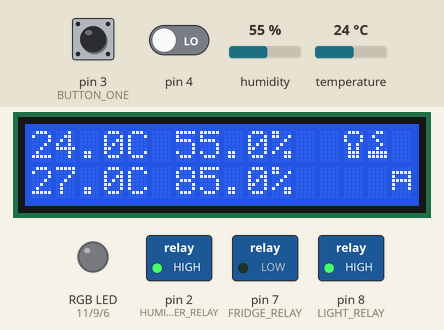
A sketch run on a simulated Arduino Uno, built with avr-gcc and run on an emulated ATmega328P. Shown: 16×2 character LCD, switched loads named in the sketch (green lamp = pin HIGH), an RGB LED mixed from three pins (HIGH = lit). The test bench sets the inputs (shaded band); at power-on: humidity 55 %, pin 3 (BUTTON_ONE) LOW, pin 4 LOW, temperature 24 °C. EEPROM starts erased; what the sketch prints to the serial monitor is not drawn.

Above: at 3.1 s.
3.2 s: humidity set to 83 %
At 5.6 s:
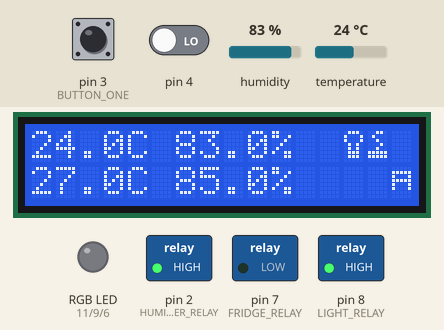
6.0 s: humidity set to 86 %
At 7.4 s:
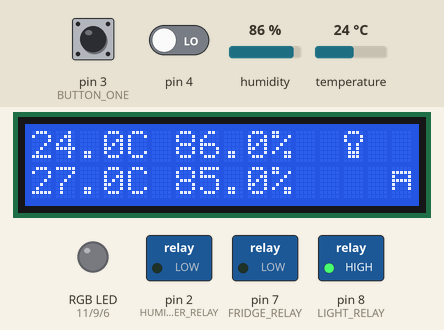
8.8 s: pin 3 (BUTTON_ONE) pulled HIGH for 2.5 s
At 10.0 s:
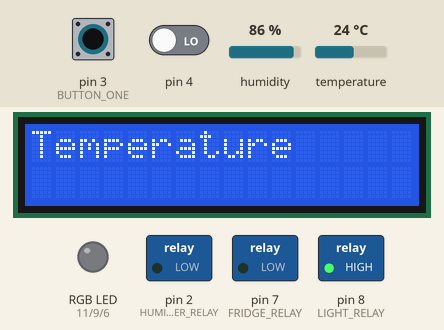
Timing chart, 0 to 11.8 s (numbered marks = the images above; inputs shaded):
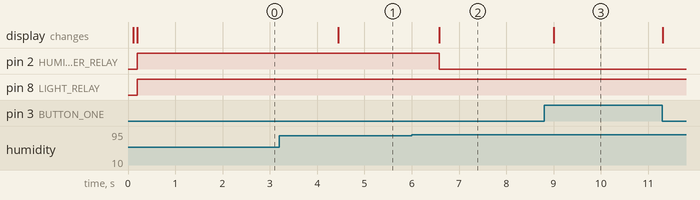

The sketch:

curechamber.ino
```cpp
#include "utility/twi.h"
#include "Wire.h"
#include "LiquidCrystal_I2C.h"
#include "TwoButtonInput.h"
#include "CureMenu.h"
#include "DHT.h"
#include "icons.h"
#include "CureChamber.h"
#include "persistence.h"


/*

Pins:

5, 9, 11: RGB terminals of LED
6: DHT22
3, 4: buttons
A4, A5: I2C LCD
G/5V - board

*/

#define RED_LED 11
#define GREEN_LED 9
#define BLUE_LED 6

#define HUMIDIFIER_RELAY 2
#define FRIDGE_RELAY 7
#define LIGHT_RELAY 8

#define SENSOR 5
#define BUTTON_ONE 3
#define BUTTON_TWO 4

#define CC_RUNNING 0
#define CC_MENU_REQUESTED 1
#define CC_MODE_ACTIVE 0
#define CC_MODE_PASSIVE 1

#define MARGIN 1.0

// global volative for interrupt-driven menu trigger
// let's keep this as the only global
volatile uint8_t loop_state = CC_RUNNING;

void request_menu()
{
    // we seem to be sparking on relay changes /:
    if(digitalRead(BUTTON_ONE)) {
	// have to use volatile global
    	loop_state = CC_MENU_REQUESTED;
    }
}

void set_led(uint8_t r, uint8_t g, uint8_t b)
{
	analogWrite(RED_LED, r);
	analogWrite(GREEN_LED, g);
	analogWrite(BLUE_LED, b);
}


void get_state(CureConfig config, CureState &state) {
	float t = config.dht->readTemperature();
	float h = config.dht->readHumidity();
	state.redraw = (t != state.temperature || h != state.humidity) ? true : false;

	state.temperature = t;
	state.humidity = h;
}

void compute_activity(CureConfig config, CureState &state)
{
    if(config.mode == CC_MODE_ACTIVE) {
	state.fridge_on = (state.temperature > (config.temperature + MARGIN))
	    ? true : false;
	state.humidifier_on = (state.humidity < config.humidity)
	    ? true : false;
	state.light_on = (state.temperature < (config.temperature - MARGIN))
	    ? true : false;
    } else if(config.mode == CC_MODE_PASSIVE) {
	state.fridge_on = config.fridge_on;
	state.humidifier_on = config.humidifier_on;
	state.light_on = config.light_on;
    }
}

void print_float(char *buffer, float f)
{
	int int_f = (int)f;
	int frac_f = ((int)(10 * f) - 10 * int_f);
	sprintf(buffer, "%d.%d", int_f, frac_f);
}

void display_config(CureConfig config, CureState state)
{
	char buffer[17];
	sprintf(buffer, "%d.0C %d.0%%", config.temperature, config.humidity);
	config.lcd->setCursor(0, 1);
	config.lcd->print(buffer);
}

void display_readings(CureConfig config, CureState state)
{
	char temp[5];
	char humidity[5];
	print_float(temp, state.temperature);
	print_float(humidity, state.humidity);

	char buffer[17];
	sprintf(buffer, "%sC %s%%", temp, humidity);
	config.lcd->setCursor(0, 0);
	config.lcd->print(buffer);
}

void display_actives(CureConfig config, CureState state)
{
	config.lcd->setCursor(13, 0);
	if(state.light_on) {
		config.lcd->write(ICON_LIGHT);
	}
	config.lcd->setCursor(14, 0);
	if(state.humidifier_on) {
		config.lcd->write(ICON_HUMIDIFIER);
	}
	config.lcd->setCursor(15, 0);
	if(state.fridge_on) {
		config.lcd->write(ICON_FRIDGE);
	}
	config.lcd->setCursor(15, 1);
	if(config.mode == CC_MODE_ACTIVE) {
		config.lcd->write(ICON_ACTIVE);
	} else {
		config.lcd->write(ICON_PASSIVE);
	}
}

void update_display(CureConfig config, CureState state)
{
	if(state.redraw) {
		config.lcd->clear();
		display_readings(config, state);
		display_config(config, state);
		display_actives(config, state);
	}
}


void set_relays(CureState state)
{
    digitalWrite(FRIDGE_RELAY, state.fridge_on ? HIGH : LOW);
    digitalWrite(HUMIDIFIER_RELAY, state.humidifier_on ? HIGH : LOW);
    digitalWrite(LIGHT_RELAY, state.light_on ? HIGH : LOW);
}

void init(CureConfig *config)
{
    Serial.begin(9600);
    Serial.println("Initialization beginning");

    attachInterrupt(digitalPinToInterrupt(BUTTON_ONE), request_menu, RISING);

    // pin modes
    pinMode(RED_LED, OUTPUT);
    pinMode(GREEN_LED, OUTPUT);
    pinMode(BLUE_LED, OUTPUT);

    pinMode(FRIDGE_RELAY, OUTPUT);
    pinMode(HUMIDIFIER_RELAY, OUTPUT);
    pinMode(LIGHT_RELAY, OUTPUT);

    // setup LED
    // set_led(0, 0, 0);

    // initialize LCD
    config->lcd->init();

    config->lcd->createChar(ICON_FRIDGE, icon_fridge);
    config->lcd->createChar(ICON_HUMIDIFIER, icon_humidifier);
    config->lcd->createChar(ICON_LIGHT, icon_light);
    config->lcd->createChar(ICON_ACTIVE, icon_active);
    config->lcd->createChar(ICON_PASSIVE, icon_passive);

    config->lcd->backlight();
    config->lcd->clear();
    config->lcd->home();
    config->lcd->println("Starting");

    if(load_settings(config) == 0) {
	debug("Loaded config: %dC %d%%", config->temperature, config->humidity);
    } else {
	debug("Default config: %dC %d%%", config->temperature, config->humidity);
    }
    save_settings(config);
    Serial.println("Initialization complete");
}

void setup() {}

void loop() {
    // initialization
    DHT dht(SENSOR, DHT22);
    LiquidCrystal_I2C lcd(0x20, 16, 2);
    TwoButtonInput tbi(BUTTON_ONE, BUTTON_TWO);

    CureConfig config = {27, 85, 1, 1, 1, 1, 0, &dht, &lcd, &tbi};
    CureState state = {0.0, 0.0, true};

    init(&config);

    for(;;) {
	if(loop_state == CC_RUNNING) {
	    get_state(config, state);

	    // in active, figure out whether we need to turn stuff on
	    // in passive, just use the config values
	    compute_activity(config, state);

	    // update display (only if redraw is set)
	    update_display(config, state);
	    // set_led(0, config.humidifier_on ? 32 : 0, 0);

	    // turn the things! twiddle the knobs!
	    set_relays(state);
	    delay(300);
	} else if(loop_state == CC_MENU_REQUESTED) {
	    // set_led(128, 128, 0);
	    Serial.println("Running menu");
	    run_menu(&config);
	    save_settings(&config);
	    debug("Saved config: %dC %d%%", config.temperature, config.humidity);
	    Serial.println("Finished running menu");
	    loop_state = CC_RUNNING;
	    state.redraw = 1;
	}
    }

}
```

CureChamber.h
```cpp
#ifndef CureChamber_h
#define CureChamber_h

#include <inttypes.h>
#include <LiquidCrystal_I2C.h>
#include <DHT.h>
#include "TwoButtonInput.h"

void debug(const char *fmt, ...);

/*
 * Application configuration
 */

typedef struct {
  uint8_t temperature;
  uint8_t humidity;

  bool fridge_on;
  bool humidifier_on;
  bool light_on;
  bool fan_on;

  bool mode;

  DHT *dht;
  LiquidCrystal_I2C *lcd;
  TwoButtonInput *tbi;
} CureConfig;


/*
 * Current application state
 */

typedef struct {
  float temperature;
  float humidity;
  bool redraw;

  bool fridge_on;
  bool humidifier_on;
  bool fan_on;
  bool light_on;
} CureState;

#endif
```

CureMenu.cpp
```cpp
#include "CureMenu.h"
#include <avr/pgmspace.h>
#include <stdarg.h>

#define NO_SELECTION -123

#define OPT_TEMPERATURE 0
#define OPT_HUMIDITY 1
#define OPT_MODE 2
#define OPT_CONTROL 3

const char s0[] PROGMEM = "Temperature";
const char s1[] PROGMEM = "Humidity";
const char s2[] PROGMEM = "Mode";
const char s3[] PROGMEM = "Control";
const char s4[] PROGMEM = "Active";
const char s5[] PROGMEM = "Passive";
const char s6[] PROGMEM = "Fridge";
const char s7[] PROGMEM = "Fan";
const char s8[] PROGMEM = "Humidifier";
const char s9[] PROGMEM = "Light";
const char s10[] PROGMEM = "Off";
const char s11[] PROGMEM = "On";
PGM_P const options[] PROGMEM = {s0, s1, s2, s3, s4, s5, s6, s7, s8, s9, s10, s11};

#define OPTION_OFFSET_MAIN 0
#define OPTION_OFFSET_MODE 4
#define OPTION_OFFSET_CONTROL 6
#define OPTION_OFFSET_ENABLED 10
#define MAX_OPTION 11


void get_string(const char* const* options, uint8_t index, char *buffer) {
  if(index > MAX_OPTION) {
    strcpy(buffer, "error");
  } else {
    strcpy_P(buffer, (char*)pgm_read_word(&(options[index])));
  }
}

void debug(const char *fmt, ...) {
  char buffer[32];
  va_list args;
  va_start(args, fmt);
  vsprintf(buffer, fmt, args);
  va_end(args);
  Serial.println(buffer);
}

int generic_selector(CureConfig *config,
		     uint8_t low,
		     uint8_t high,
		     uint8_t start,
		     uint8_t step,
		     void (*display_callback)(LiquidCrystal_I2C*, int))
{
  int i = start;
  int prev = -1;

  display_callback(config->lcd, i);

  for(;;) {
    int r = config->tbi->read();
    if (r & TBI_BUTTON1 && r & TBI_LONG) {
      return(i);
    } else if (r & TBI_BUTTON2 && r & TBI_LONG) {
      return(NO_SELECTION);
    } else if (r & TBI_BUTTON1) {
      i = i + step;
    } else if (r & TBI_BUTTON2) {
      i = i - step;
    }

    if(i > high) {
      i = low;
    } else if(i < low) {
      i = high;
    }

    if(i != prev) {
      display_callback(config->lcd, i);
      prev = i;
    }
  }
}

void number_displayer(LiquidCrystal_I2C *lcd, int i)
{
  char buffer[10];
  sprintf(buffer, "%d", i);
  lcd->clear();
  lcd->print(buffer);
}

int select_number(CureConfig *config) {
  int number = generic_selector(config, 0, 10, 3, 1, number_displayer);
}


void temperature_displayer(LiquidCrystal_I2C *lcd, int i)
{
  char buffer[4];
  sprintf(buffer, "%dC", i);
  lcd->clear();
  lcd->print(buffer);
}

int select_temperature(CureConfig *config) {
  int temp = generic_selector(config,
			      10,
			      30,
			      config->temperature,
			      1,
			      temperature_displayer);
  if(temp != NO_SELECTION) {
    config->temperature = temp;
  }
  return(config->temperature);
}

void humidity_displayer(LiquidCrystal_I2C *lcd, int i)
{
  char buffer[4];
  sprintf(buffer, "%d%%", i);
  lcd->clear();
  lcd->print(buffer);
}

int select_humidity(CureConfig *config) {
  int temp = generic_selector(config,
			      50,
			      95,
			      config->humidity,
			      5,
			      humidity_displayer);
  if(temp != NO_SELECTION) {
    config->humidity = temp;
  }
  return(config->humidity);
}

void mode_displayer(LiquidCrystal_I2C *lcd, int i)
{
  char buffer[12];
  get_string(options, i+OPTION_OFFSET_MODE, buffer);
  lcd->clear();
  lcd->print(buffer);
}

int select_mode(CureConfig *config) {
  int temp = generic_selector(config, 0, 1, config->mode, 1, mode_displayer);
  if(temp != NO_SELECTION) {
    config->mode = temp;
  }
  return(config->mode);
}

void control_displayer(LiquidCrystal_I2C *lcd, int i)
{
  char buffer[12];
  get_string(options, i+OPTION_OFFSET_CONTROL, buffer);
  lcd->clear();
  lcd->print(buffer);
}

void enabled_displayer(LiquidCrystal_I2C *lcd, int i)
{
  char buffer[12];
  get_string(options, i+OPTION_OFFSET_ENABLED, buffer);
  lcd->clear();
  lcd->print(buffer);
}

int select_control(CureConfig *config) {
  int temp = generic_selector(config, 0, 3, 0, 1, control_displayer);
  bool *dest;
  if(temp == NO_SELECTION) {
    return(0);
  } else if(temp == 0) {
    dest = &config->fridge_on;
  } else if(temp == 1) {
    dest = &config->fan_on;
  } else if(temp == 2) {
    dest = &config->humidifier_on;
  } else if(temp == 3) {
    dest = &config->light_on;
  }
  temp = generic_selector(config, 0, 1, *dest, 1, enabled_displayer);
  if(temp != *dest) {
    *dest = temp;
  }
  select_control(config);
}

void menu_displayer(LiquidCrystal_I2C *lcd, int i)
{
  char buffer[12];
  get_string(options, i, buffer);
  lcd->clear();
  lcd->print(buffer);
}

int run_menu(CureConfig *config)
{
  int temp = generic_selector(config, 0, 3, 0, 1, menu_displayer);
  if(temp == OPT_TEMPERATURE) {
    select_temperature(config);
  } else if (temp == OPT_HUMIDITY) {
    select_humidity(config);
  } else if (temp == OPT_MODE) {
    select_mode(config);
  } else if (temp == OPT_CONTROL) {
    select_control(config);
  } else if (temp == NO_SELECTION) {
    return(0);
  }
  run_menu(config);
}
```

CureMenu.h
```cpp
#ifndef CureMenu_h
#define CureMenu_h

#include "CureChamber.h"

int run_menu(CureConfig *config);

#endif
```

TwoButtonInput.cpp
```cpp
#include "TwoButtonInput.h"
#include <inttypes.h>

#define TBI_LONG_TIME 500
#define TBI_BOUNCE_TIME 30

TwoButtonInput::TwoButtonInput(uint8_t b1, uint8_t b2)
{
  _b1 = b1;
  _b2 = b2;
}

void TwoButtonInput::init(void)
{
  pinMode(_b1, INPUT);
  pinMode(_b2, INPUT);
}

uint8_t TwoButtonInput::_longPress(uint8_t b)
{
  unsigned long start = millis();
  for(;;) {
    int r = digitalRead(b);
    if(r==0 && millis() - start > TBI_BOUNCE_TIME) {
      break;
    }
  }
  if(millis() - start > TBI_LONG_TIME) {
    return(TBI_LONG);
  } else {
    return(TBI_SHORT);
  }
}

uint8_t TwoButtonInput::read(void)
{
  int b1 = digitalRead(_b1);
  int b2 = digitalRead(_b2);
  if(!(b1 || b2)) {
    return(TBI_NO_BUTTON);
  }
  if(b1) {
    return(TBI_BUTTON1 ^ _longPress(_b1));
  } else {
    return(TBI_BUTTON2 ^ _longPress(_b2));
  }
}
```

TwoButtonInput.h
```cpp
#ifndef TwoButtonInput_h
#define TwoButtonInput_h

#include <inttypes.h>
#include "Arduino.h"

#define TBI_NO_BUTTON 0
#define TBI_SHORT 0
#define TBI_LONG 128
#define TBI_BUTTON1 1
#define TBI_BUTTON2 2

class TwoButtonInput {
 public:
  TwoButtonInput(uint8_t b1, uint8_t b2);
  void init(void);
  uint8_t read(void);

 private:
  uint8_t _longPress(uint8_t b);
  uint8_t _b1;
  uint8_t _b2;
};

#endif
```

icons.h
```cpp
#ifndef icons_h
#define icons_h

// icons
uint8_t icon_fan[8] = {
  B00000,
  B11001,
  B01011,
  B00100,
  B11010,
  B10011,
};

uint8_t icon_light[8] = {
  B01110,
  B10001,
  B10001,
  B01010,
  B01010,
  B01110,
  B01110,
};

uint8_t icon_humidifier[8] = {
  B00110,
  B01000,
  B00100,
  B00010,
  B00100,
  B11111,
  B11111,
};

uint8_t icon_fridge[8] = {
  B11111,
  B10001,
  B11111,
  B10001,
  B10001,
  B11111,
  B11111,
};

uint8_t icon_active[8] = {
  B00000,
  B11111,
  B10001,
  B11111,
  B10001,
  B10001,
  B00000,
};

uint8_t icon_passive[8] = {
  B00000,
  B11111,
  B10001,
  B11111,
  B10000,
  B10000,
  B00000,
};

#define ICON_FAN 0
#define ICON_HUMIDIFIER 1
#define ICON_LIGHT 2
#define ICON_FRIDGE 3
#define ICON_ACTIVE 4
#define ICON_PASSIVE 5

#endif
```

persistence.cc
```cpp
#include <EEPROM.h>
#include "persistence.h"

#define CC_PERSISTENCE_OFFSET 0
#define MAGIC 101
#define FRIDGE_MASK 0
#define HUMIDIFIER_MASK 1
#define LIGHT_MASK 2
#define FAN_MASK 3
#define MODE_MASK 4


void update(int loc, uint8_t val) {
    loc = loc + CC_PERSISTENCE_OFFSET;
    if(loc >= EEPROM.length()) {
	// what now?
    }
    EEPROM.write(loc, val);
}

uint8_t read(int loc) {
    return EEPROM.read(loc + CC_PERSISTENCE_OFFSET);
}

uint8_t get_mask(CureConfig *config) {
    return config->fridge_on << FRIDGE_MASK |
	config->humidifier_on << HUMIDIFIER_MASK |
	config->light_on << LIGHT_MASK |
	config->fan_on << FAN_MASK |
	config->mode << MODE_MASK;
}

void save_settings(CureConfig *config) {
    // some kind of versioning?
    update(0, MAGIC);
    update(1, config->temperature);
    update(2, config->humidity);
    update(3, get_mask(config));

    debug("Saved magic as %d and temp as %d", EEPROM.read(0), EEPROM.read(1));
}

int load_settings(CureConfig *config) {
    // don't want random data here
    if(read(0) != MAGIC) {
	debug("Can't find magic marker");
	return 1;
    }

    config->temperature = read(1);
    config->humidity = read(2);
    uint8_t mask = read(3);
    config->fridge_on = mask & FRIDGE_MASK;
    config->humidifier_on = mask & HUMIDIFIER_MASK;
    config->light_on = mask & LIGHT_MASK;
    config->fan_on = mask & FAN_MASK;
    config->mode = mask & MODE_MASK;
    debug("Loaded to %dC %d%%", config->temperature, config->humidity);

    return 0;
}
```

persistence.h
```cpp
#ifndef cc_persistence_h
#define cc_persistence_h

#include "CureChamber.h"

void save_settings(CureConfig *config);
int load_settings(CureConfig *config);

#endif
```

Measured:
- the behaviour switches between 84 and 85 % on humidity (found by bisection; images 1 and 2)
- after the input at 3.2 s, the display: changes after 1.2 s (image 1)
- after the input at 6.0 s, pin 2 (HUMIDIFIER_RELAY): HIGH → LOW after 0.58 s; the display: changes after 0.58 s (image 2)
- after the input at 8.8 s, the display: changes after 0.20 s (image 3)
